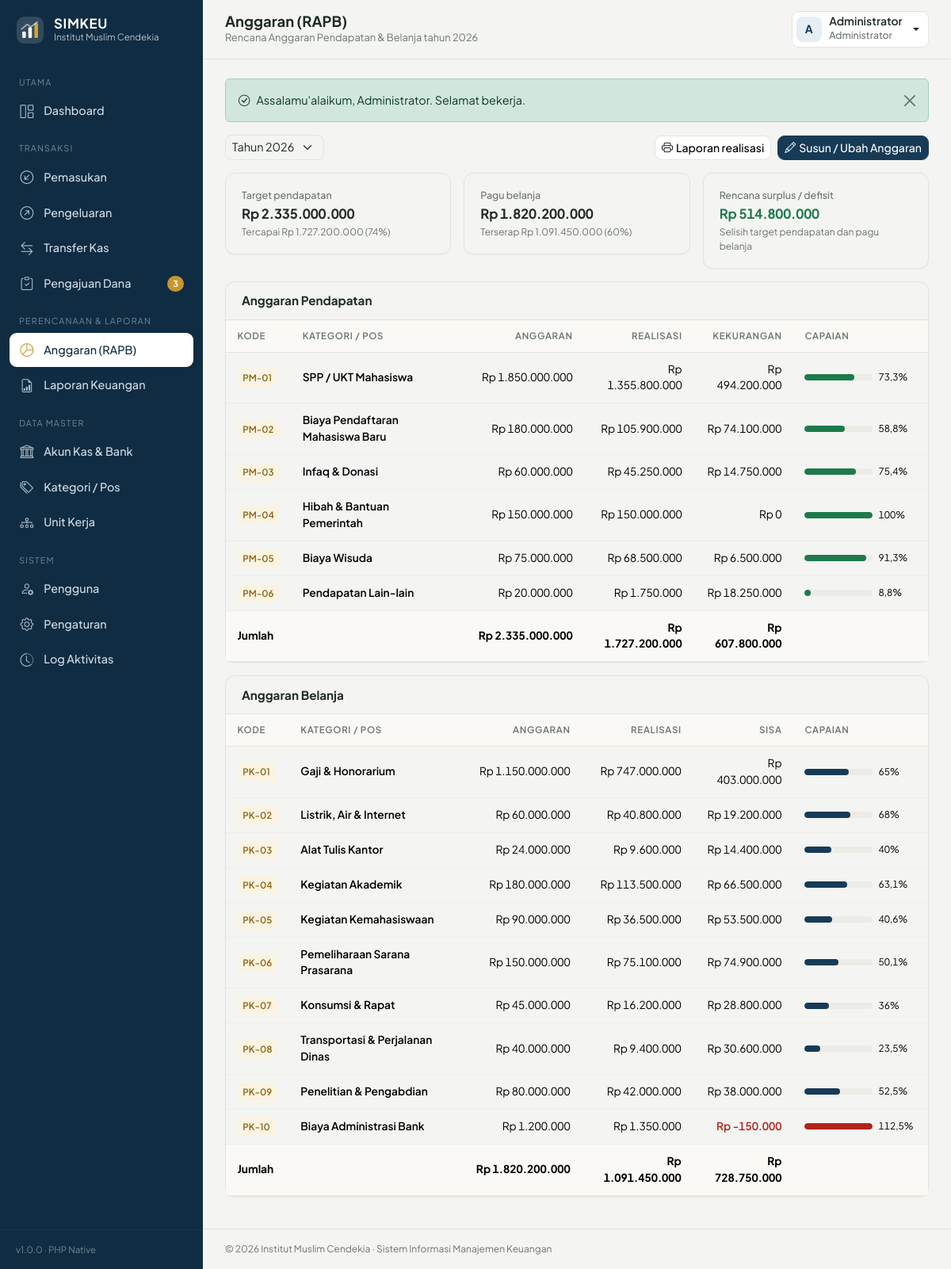
Screenshot of /index.php?page=anggaran (signed in) with the database file from the repository.
### tables this page shows
CREATE TABLE kategori (
    id INT AUTO_INCREMENT PRIMARY KEY,
    kode VARCHAR(10) NOT NULL UNIQUE,
    nama VARCHAR(100) NOT NULL,
    tipe ENUM('masuk','keluar') NOT NULL,
    keterangan VARCHAR(255) NULL,
    aktif TINYINT(1) NOT NULL DEFAULT 1
);

### index.php (called while the page is built, shortened)
<?php
$routes = [
    'dashboard'   => ['dashboard', 'dashboard'],
    'pemasukan'   => ['transaksi', 'transaksi.view'],
    'pengeluaran' => ['transaksi', 'transaksi.view'],
    'transfer'    => ['transfer', 'transaksi.view'],
    'bukti'       => ['bukti', 'transaksi.view'],
    'pengajuan'   => ['pengajuan', 'pengajuan.view'],
    'anggaran'    => ['anggaran', 'laporan'],
    'laporan'     => ['laporan', 'laporan'],
    'akun_kas'    => ['akun_kas', 'master'],
    'kategori'    => ['kategori', 'master'],
    'unit'        => ['unit', 'master'],
    'pengguna'    => ['pengguna', 'system'],
    'pengaturan'  => ['pengaturan', 'system'],
    'log'         => ['log', 'system'],
    'profil'      => ['profil', null],
];
$page = $_GET['page'] ?? home_page();
[$module, $perm] = $routes[$page];
require __DIR__ . '/modules/' . $module . '.php';

### config/db.php (called while the page is built, shortened)
<?php
function db(): PDO
{
    static $pdo = null;
    if ($pdo === null) {
        $dsn = 'mysql:host=' . DB_HOST . ';port=' . DB_PORT . ';dbname=' . DB_NAME . ';charset=utf8mb4';
        try {
            $pdo = new PDO($dsn, DB_USER, DB_PASS, [
                PDO::ATTR_ERRMODE            => PDO::ERRMODE_EXCEPTION,
                PDO::ATTR_DEFAULT_FETCH_MODE => PDO::FETCH_ASSOC,
                PDO::ATTR_EMULATE_PREPARES   => false,
            ]);
        } catch (PDOException $e) {
            http_response_code(500);
            die('<div style="font-family:sans-serif;padding:40px;color:#7f1d1d">
                <h3>Koneksi database gagal</h3>
                <p>Periksa pengaturan di <code>config/db.php</code> dan pastikan database <b>' . DB_NAME . '</b> sudah di-import dari <code>database/simkeu_db.sql</code>.</p>
                <small>' . htmlspecialchars($e->getMessage()) . '</small></div>');
        }
    }
    return $pdo;
}

### modules/anggaran.php (the view, shortened to what this page needs)
<?php
$pdo = db();
$tahun = (int)($_GET['tahun'] ?? setting('tahun_anggaran', date('Y')));
$editMode = can('master') && !empty($_GET['edit']);
$st = $pdo->prepare("SELECT k.*, COALESCE(a.jumlah,0) anggaran, a.keterangan ket,
        COALESCE((SELECT SUM(jumlah) FROM transaksi t WHERE t.kategori_id = k.id AND YEAR(t.tanggal) = ?),0) realisasi
    FROM kategori k LEFT JOIN anggaran a ON a.kategori_id = k.id AND a.tahun = ?
    WHERE k.aktif = 1 OR a.jumlah > 0 ORDER BY k.tipe DESC, k.kode");
$st->execute([$tahun, $tahun]);
$rows = $st->fetchAll();
$grup = ['masuk' => [], 'keluar' => []];
foreach ($rows as $r) $grup[$r['tipe']][] = $r;
$sum = fn($t, $f) => array_sum(array_column($grup[$t], $f));
require ROOT_PATH . '/includes/header.php';
?>
<div class="d-flex flex-wrap gap-2 align-items-center mb-3">
    <form method="get" class="d-flex gap-2"><input type="hidden" name="page" value="anggaran">
        <select name="tahun" class="form-select form-select-sm" onchange="this.form.submit()" aria-label="Tahun anggaran">
            <?php for ($y = (int)date('Y') + 1; $y >= (int)date('Y') - 4; $y--): ?><option value="<?= $y ?>" <?= selected($y, $tahun) ?>>Tahun <?= $y ?></option><?php endfor; ?>
        </select></form>
    <div class="ms-auto d-flex gap-2">
        <a href="<?= url('laporan', ['tab' => 'anggaran', 'tahun' => $tahun]) ?>" class="btn btn-sm btn-light"><i class="bi bi-printer me-1"></i>Laporan realisasi</a>
        <?php if (can('master') && !$editMode): ?>
            <a href="<?= url('anggaran', ['tahun' => $tahun, 'edit' => 1]) ?>" class="btn btn-sm btn-primary"><i class="bi bi-pencil me-1"></i>Susun / Ubah Anggaran</a>
        <?php endif; ?>
    </div>
</div>
<div class="row g-3 mb-3">
    <div class="col-md-4"><div class="card"><div class="stat flex-column gap-1"><div class="stat-label">Target pendapatan</div><div class="stat-value"><?= rupiah($sum('masuk', 'anggaran')) ?></div><div class="stat-sub">Tercapai <?= rupiah($sum('masuk', 'realisasi')) ?> (<?= angka($sum('masuk', 'anggaran') ? $sum('masuk', 'realisasi') / $sum('masuk', 'anggaran') * 100 : 0, 1) ?>%)</div></div></div></div>
    <div class="col-md-4"><div class="card"><div class="stat flex-column gap-1"><div class="stat-label">Pagu belanja</div><div class="stat-value"><?= rupiah($sum('keluar', 'anggaran')) ?></div><div class="stat-sub">Terserap <?= rupiah($sum('keluar', 'realisasi')) ?> (<?= angka($sum('keluar', 'anggaran') ? $sum('keluar', 'realisasi') / $sum('keluar', 'anggaran') * 100 : 0, 1) ?>%)</div></div></div></div>
    <div class="col-md-4"><div class="card"><div class="stat flex-column gap-1"><div class="stat-label">Rencana surplus / defisit</div><?php $sd = $sum('masuk', 'anggaran') - $sum('keluar', 'anggaran'); ?><div class="stat-value <?= $sd >= 0 ? 'text-in' : 'text-out' ?>"><?= rupiah($sd) ?></div><div class="stat-sub">Selisih target pendapatan dan pagu belanja</div></div></div></div>
</div>
<?php foreach (['masuk' => 'Anggaran Pendapatan', 'keluar' => 'Anggaran Belanja'] as $t => $judul): ?>
<div class="card mb-3">
    <div class="card-header"><h2><?= $judul ?></h2></div>
    <div class="table-responsive"><table class="table table-hover">
        <thead><tr><th>Kode</th><th>Kategori / pos</th><th class="text-end" style="min-width:170px">Anggaran</th><th class="text-end">Realisasi</th><th class="text-end"><?= $t === 'masuk' ? 'Kekurangan' : 'Sisa' ?></th><th style="width:170px">Capaian</th></tr></thead>
        <tbody><?php foreach ($grup[$t] as $r): $pct = $r['anggaran'] > 0 ? $r['realisasi'] / $r['anggaran'] * 100 : ($r['realisasi'] > 0 ? 100 : 0); ?>
            <tr>
                <td><span class="badge-soft bs-gold"><?= e($r['kode']) ?></span></td>
                <td class="fw-semibold"><?= e($r['nama']) ?></td>
                <td class="text-end num">
                    <?php if ($editMode): ?><input name="jumlah[<?= $r['id'] ?>]" class="form-control form-control-sm text-end input-rupiah" inputmode="numeric" value="<?= (int)$r['anggaran'] ?>" aria-label="Anggaran <?= e($r['nama']) ?>">
                    <?php else: ?><?= rupiah($r['anggaran']) ?><?php endif; ?></td>
                <td class="text-end num"><?= rupiah($r['realisasi']) ?></td>
                <td class="text-end num <?= $r['anggaran'] - $r['realisasi'] < 0 && $t === 'keluar' ? 'text-out fw-semibold' : '' ?>"><?= rupiah($r['anggaran'] - $r['realisasi']) ?></td>
                <td><div class="d-flex align-items-center gap-2"><div class="progress flex-grow-1"><div class="progress-bar <?= $t === 'keluar' ? ($pct > 100 ? 'over' : ($pct > 85 ? 'warn' : '')) : '' ?>" style="width:<?= min(100, $pct) ?>%; <?= $t === 'masuk' ? 'background:var(--zk-success)' : '' ?>"></div></div><span class="small num" style="width:48px"><?= angka($pct, 1) ?>%</span></div></td>
            </tr>
        <?php endforeach; ?></tbody>
        <tfoot><tr><td colspan="2">Jumlah</td><td class="text-end num"><?= rupiah($sum($t, 'anggaran')) ?></td><td class="text-end num"><?= rupiah($sum($t, 'realisasi')) ?></td><td class="text-end num"><?= rupiah($sum($t, 'anggaran') - $sum($t, 'realisasi')) ?></td><td></td></tr></tfoot>
    </table></div>
</div>
<?php endforeach; ?>
<?php require ROOT_PATH . '/includes/footer.php';

### assets/css/style.css (style rules this page uses)
:root { --zk-primary: #173B57; --zk-primary-600: #102C42; --zk-primary-50: #E6EEF4; --zk-gold: #C8962E; --zk-gold-50: #FBF3E2; --zk-bg: #F4F5F2; --zk-surface: #FFFFFF; --zk-border: #E6E3DA; --zk-text: #1F2A26; --zk-muted: #6B746F; --zk-danger: #B42318; --zk-success: #1E7A4C; --zk-success-50: #E5F3EB; --zk-radius: 12px; --sidebar-w: 256px; --bs-body-font-family: 'Plus Jakarta Sans', system-ui, -apple-system, 'Segoe UI', sans-serif; --bs-body-bg: var(--zk-bg); --bs-body-color: var(--zk-text); --bs-border-color: var(--zk-border); --bs-primary: var(--zk-primary); --bs-primary-rgb: 23, 59, 87; --bs-link-color: var(--zk-primary); --bs-link-hover-color: var(--zk-primary-600); --bs-secondary-color: var(--zk-muted); }
body { font-size: .9rem; -webkit-font-smoothing: antialiased; }
.tabular, .table td.num, .num { font-variant-numeric: tabular-nums; }
.btn { border-radius: 9px; font-weight: 500; font-size: .875rem; }
.btn-primary { --bs-btn-bg: var(--zk-primary); --bs-btn-border-color: var(--zk-primary); --bs-btn-hover-bg: var(--zk-primary-600); --bs-btn-hover-border-color: var(--zk-primary-600); --bs-btn-active-bg: var(--zk-primary-600); --bs-btn-disabled-bg: var(--zk-primary); --bs-btn-disabled-border-color: var(--zk-primary); }
.btn-light { --bs-btn-bg: #fff; --bs-btn-border-color: var(--zk-border); }
.form-control, .form-select, .input-group-text { border-radius: 9px; border-color: var(--zk-border); font-size: .9rem; }
.card { border: 1px solid var(--zk-border); border-radius: var(--zk-radius); box-shadow: 0 1px 2px rgba(31, 42, 38, .04); }
.card-header { background: transparent; border-bottom: 1px solid var(--zk-border); padding: .9rem 1.25rem; display: flex; align-items: center; gap: .5rem; flex-wrap: wrap; }
.card-header h2, .card-title-sm { font-size: .95rem; font-weight: 700; margin: 0; }
.stat { padding: 1.1rem 1.25rem; display: flex; gap: 1rem; align-items: flex-start; height: 100%; }
.stat-label { font-size: .78rem; color: var(--zk-muted); font-weight: 500; }
.stat-value { font-size: 1.3rem; font-weight: 700; letter-spacing: -.01em; font-variant-numeric: tabular-nums; line-height: 1.25; }
.stat.flex-column .stat-value { font-size: clamp(1rem, 1.4vw, 1.2rem); white-space: nowrap; }
.stat-sub { font-size: .75rem; color: var(--zk-muted); }
.table { --bs-table-bg: transparent; margin: 0; font-size: .86rem; }
.table > thead th { font-size: .72rem; text-transform: uppercase; letter-spacing: .06em; color: var(--zk-muted); font-weight: 600; background: #FAF9F5; border-bottom: 1px solid var(--zk-border); white-space: nowrap; padding: .7rem .9rem; }
.table > tbody td { padding: .7rem .9rem; vertical-align: middle; border-color: #EFEDE6; }
.table tfoot td, .table tfoot th { font-weight: 700; background: #FAF9F5; padding: .7rem .9rem; }
.badge-soft { font-weight: 600; font-size: .72rem; padding: .35em .6em; border-radius: 6px; }
.bs-gold { background: var(--zk-gold-50); color: #8A6414; }
.text-in { color: var(--zk-success) !important; }
.text-out { color: var(--zk-danger) !important; }
.progress { height: 8px; border-radius: 10px; background: #ECEBE5; }
.progress-bar { background: var(--zk-primary); border-radius: 10px; }
.progress-bar.over { background: var(--zk-danger); }
.badge-soft { flex-shrink: 0; white-space: nowrap; }

### rows the page displays
kategori: kode "PM-01", nama "SPP / UKT Mahasiswa", anggaran "Rp 1.850.000.000", realisasi "Rp 1.355.800.000", realisasi "Rp 494.200.000", min(100, $pct) 73.286486486486 (drawn), pct "73,3"
kategori: kode "PM-02", nama "Biaya Pendaftaran Mahasiswa Baru", anggaran "Rp 180.000.000", realisasi "Rp 105.900.000", realisasi "Rp 74.100.000", min(100, $pct) 58.833333333333 (drawn), pct "58,8"
kategori: kode "PM-03", nama "Infaq & Donasi", anggaran "Rp 60.000.000", realisasi "Rp 45.250.000", realisasi "Rp 14.750.000", min(100, $pct) 75.416666666667 (drawn), pct "75,4"
kategori: kode "PM-04", nama "Hibah & Bantuan Pemerintah", anggaran "Rp 150.000.000", realisasi "Rp 150.000.000", realisasi "Rp 0", pct "100"
kategori: kode "PM-05", nama "Biaya Wisuda", anggaran "Rp 75.000.000", realisasi "Rp 68.500.000", realisasi "Rp 6.500.000", min(100, $pct) 91.333333333333 (drawn), pct "91,3"
kategori: kode "PM-06", nama "Pendapatan Lain-lain", anggaran "Rp 20.000.000", realisasi "Rp 1.750.000", realisasi "Rp 18.250.000", min(100, $pct) 8.75 (drawn), pct "8,8"
kategori: kode "PK-01", nama "Gaji & Honorarium", anggaran "Rp 1.150.000.000", realisasi "Rp 747.000.000", realisasi "Rp 403.000.000", min(100, $pct) 64.95652173913 (drawn), pct "65"
kategori: kode "PK-02", nama "Listrik, Air & Internet", anggaran "Rp 60.000.000", realisasi "Rp 40.800.000", realisasi "Rp 19.200.000", pct "68"
kategori: kode "PK-03", nama "Alat Tulis Kantor", anggaran "Rp 24.000.000", realisasi "Rp 9.600.000", realisasi "Rp 14.400.000", pct "40"
kategori: kode "PK-04", nama "Kegiatan Akademik", anggaran "Rp 180.000.000", realisasi "Rp 113.500.000", realisasi "Rp 66.500.000", min(100, $pct) 63.055555555556 (drawn), pct "63,1"
kategori: kode "PK-05", nama "Kegiatan Kemahasiswaan", anggaran "Rp 90.000.000", realisasi "Rp 36.500.000", realisasi "Rp 53.500.000", min(100, $pct) 40.555555555556 (drawn), pct "40,6"
kategori: kode "PK-06", nama "Pemeliharaan Sarana Prasarana", anggaran "Rp 150.000.000", realisasi "Rp 75.100.000", realisasi "Rp 74.900.000", min(100, $pct) 50.066666666667 (drawn), pct "50,1"
kategori: kode "PK-07", nama "Konsumsi & Rapat", anggaran "Rp 45.000.000", realisasi "Rp 16.200.000", realisasi "Rp 28.800.000", pct "36"
kategori: kode "PK-08", nama "Transportasi & Perjalanan Dinas", anggaran "Rp 40.000.000", realisasi "Rp 9.400.000", realisasi "Rp 30.600.000", min(100, $pct) 23.5 (drawn), pct "23,5"
kategori: kode "PK-09", nama "Penelitian & Pengabdian", anggaran "Rp 80.000.000", realisasi "Rp 42.000.000", realisasi "Rp 38.000.000", min(100, $pct) 52.5 (drawn), pct "52,5"
kategori: kode "PK-10", nama "Biaya Administrasi Bank", anggaran "Rp 1.200.000", realisasi "Rp 1.350.000", realisasi "Rp -150.000", min(100, $pct) 100 (drawn), pct "112,5"

### other values shown
APP_NAME "SIMKEU"
setting('nama_lembaga', APP_DESC) "Institut Muslim Cendekia"
$m['header'] "UTAMA"
$m['label'] "Dashboard"
$m['header'] "TRANSAKSI"
$m['label'] "Pemasukan"
$m['label'] "Pengeluaran"
$m['label'] "Transfer Kas"
$m['label'] "Pengajuan Dana"
$m['header'] "PERENCANAAN & LAPORAN"
$m['label'] "Anggaran (RAPB)"
$m['label'] "Laporan Keuangan"
$m['header'] "DATA MASTER"
$m['label'] "Akun Kas & Bank"
$m['label'] "Kategori / Pos"
